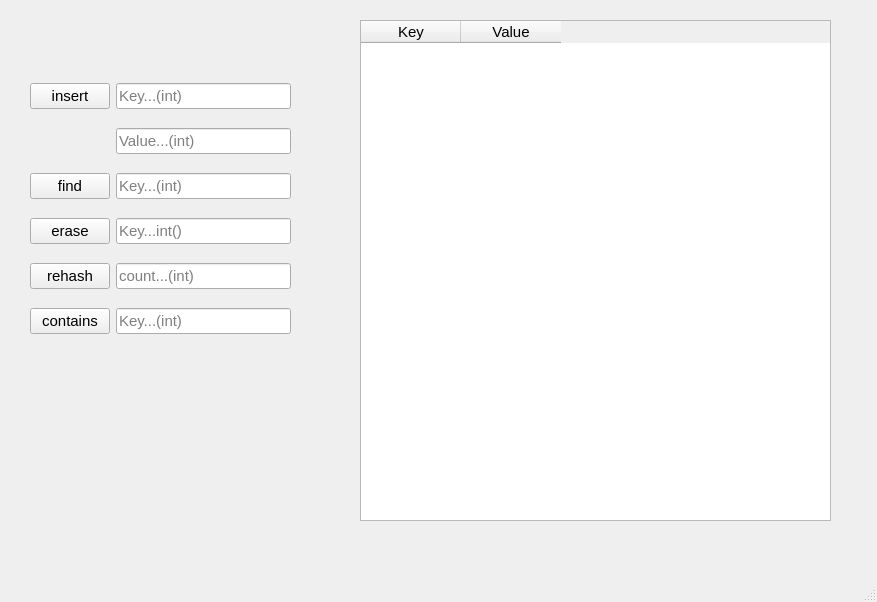
<?xml version="1.0" encoding="UTF-8"?>
<ui version="4.0">
 <class>MainWindow</class>
 <widget class="QMainWindow" name="MainWindow">
  <property name="geometry">
   <rect>
    <x>0</x>
    <y>0</y>
    <width>877</width>
    <height>602</height>
   </rect>
  </property>
  <property name="windowTitle">
   <string>MainWindow</string>
  </property>
  <widget class="QWidget" name="centralwidget">
   <widget class="QTableWidget" name="tableWidget">
    <property name="geometry">
     <rect>
      <x>360</x>
      <y>20</y>
      <width>471</width>
      <height>501</height>
     </rect>
    </property>
    <property name="font">
     <font>
      <pointsize>11</pointsize>
     </font>
    </property>
    <column>
     <property name="text">
      <string>Key</string>
     </property>
    </column>
    <column>
     <property name="text">
      <string>Value</string>
     </property>
    </column>
   </widget>
   <widget class="QWidget" name="gridLayoutWidget">
    <property name="geometry">
     <rect>
      <x>30</x>
      <y>70</y>
      <width>261</width>
      <height>281</height>
     </rect>
    </property>
    <layout class="QGridLayout" name="gridLayout">
     <item row="0" column="1">
      <widget class="QLineEdit" name="insert_KeyEdit">
       <property name="font">
        <font>
         <pointsize>11</pointsize>
        </font>
       </property>
       <property name="maxLength">
        <number>9</number>
       </property>
       <property name="placeholderText">
        <string>Key...(int)</string>
       </property>
      </widget>
     </item>
     <item row="4" column="1">
      <widget class="QLineEdit" name="rehashEdit">
       <property name="font">
        <font>
         <pointsize>11</pointsize>
        </font>
       </property>
       <property name="maxLength">
        <number>4</number>
       </property>
       <property name="placeholderText">
        <string>count...(int)</string>
       </property>
      </widget>
     </item>
     <item row="2" column="1">
      <widget class="QLineEdit" name="find_Edit">
       <property name="font">
        <font>
         <pointsize>11</pointsize>
        </font>
       </property>
       <property name="maxLength">
        <number>9</number>
       </property>
       <property name="placeholderText">
        <string>Key...(int)</string>
       </property>
      </widget>
     </item>
     <item row="3" column="0">
      <widget class="QPushButton" name="eraseButton">
       <property name="font">
        <font>
         <pointsize>11</pointsize>
        </font>
       </property>
       <property name="text">
        <string>erase</string>
       </property>
      </widget>
     </item>
     <item row="0" column="0">
      <widget class="QPushButton" name="insertButton">
       <property name="font">
        <font>
         <pointsize>11</pointsize>
        </font>
       </property>
       <property name="text">
        <string>insert</string>
       </property>
      </widget>
     </item>
     <item row="4" column="0">
      <widget class="QPushButton" name="rehashButton">
       <property name="font">
        <font>
         <pointsize>11</pointsize>
        </font>
       </property>
       <property name="text">
        <string>rehash</string>
       </property>
      </widget>
     </item>
     <item row="5" column="0">
      <widget class="QPushButton" name="containsButton">
       <property name="font">
        <font>
         <pointsize>11</pointsize>
        </font>
       </property>
       <property name="text">
        <string>contains</string>
       </property>
      </widget>
     </item>
     <item row="3" column="1">
      <widget class="QLineEdit" name="erase_Edit">
       <property name="font">
        <font>
         <pointsize>11</pointsize>
        </font>
       </property>
       <property name="maxLength">
        <number>9</number>
       </property>
       <property name="placeholderText">
        <string>Key...int()</string>
       </property>
      </widget>
     </item>
     <item row="2" column="0">
      <widget class="QPushButton" name="findButton">
       <property name="font">
        <font>
         <pointsize>11</pointsize>
        </font>
       </property>
       <property name="text">
        <string>find</string>
       </property>
      </widget>
     </item>
     <item row="1" column="1">
      <widget class="QLineEdit" name="insert_ValueEdit">
       <property name="font">
        <font>
         <pointsize>11</pointsize>
        </font>
       </property>
       <property name="placeholderText">
        <string>Value...(int)</string>
       </property>
      </widget>
     </item>
     <item row="5" column="1">
      <widget class="QLineEdit" name="containsEdit">
       <property name="font">
        <font>
         <pointsize>11</pointsize>
        </font>
       </property>
       <property name="maxLength">
        <number>4</number>
       </property>
       <property name="placeholderText">
        <string>Key...(int)</string>
       </property>
      </widget>
     </item>
    </layout>
   </widget>
  </widget>
  <widget class="QMenuBar" name="menubar">
   <property name="geometry">
    <rect>
     <x>0</x>
     <y>0</y>
     <width>877</width>
     <height>25</height>
    </rect>
   </property>
  </widget>
  <widget class="QStatusBar" name="statusbar"/>
 </widget>
 <resources/>
 <connections/>
</ui>
